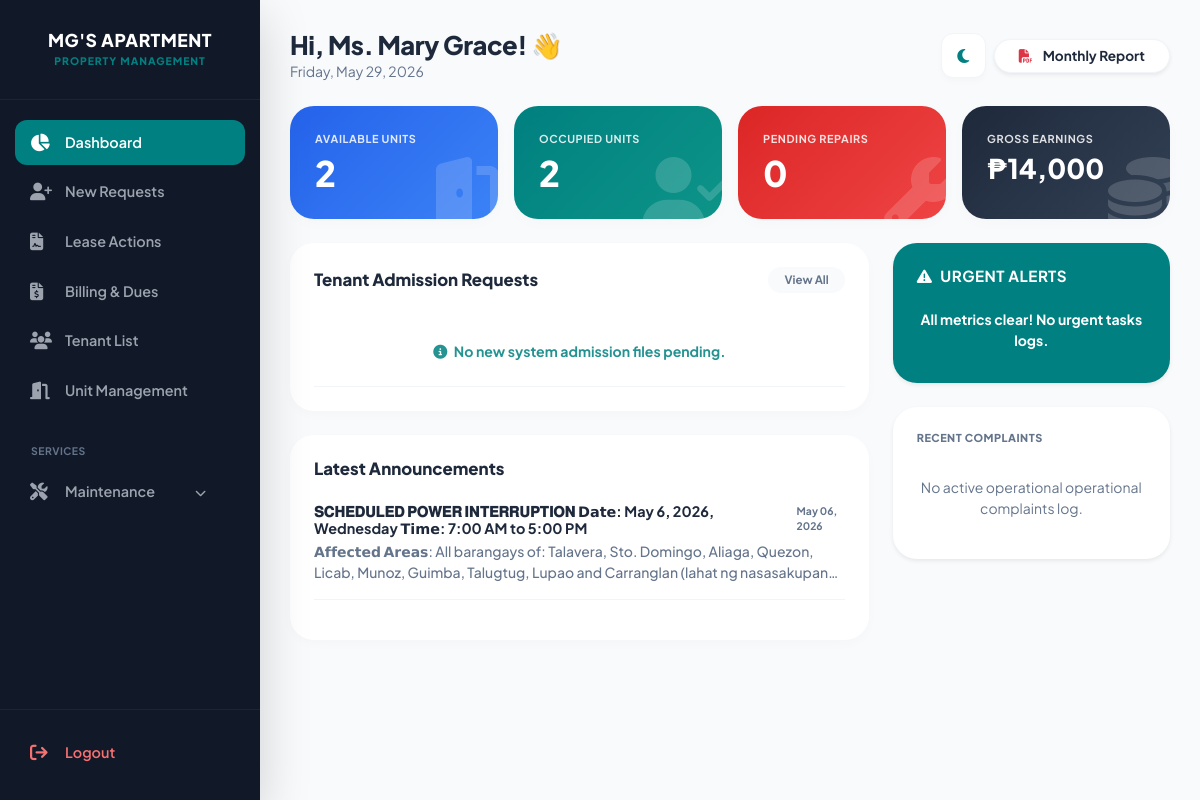
Page /admin_dashboard.php (signed in) on the committed database.
### tables this page shows
CREATE TABLE `announcements` (
  `id` int(11) NOT NULL,
  `property_id` int(11) DEFAULT NULL,
  `title` varchar(255) NOT NULL,
  `content` text NOT NULL,
  `expiry_date` date DEFAULT NULL,
  `created_at` timestamp NOT NULL DEFAULT current_timestamp()
);

### admin_dashboard.php (the view, shortened to what this page needs)
<?php
include('db.php');
mysqli_set_charset($conn, "utf8mb4");
$current_theme = $_SESSION['theme'];
$current_date = date('Y-m-d');
$penalty_amount = 100.00;
$update_penalty = "UPDATE bills
                   SET penalty = '$penalty_amount',
                       amount = amount + '$penalty_amount'
                   WHERE status = 'Unpaid'
                   AND due_date < '$current_date'
                   AND (penalty IS NULL OR penalty = 0)";
mysqli_query($conn, $update_penalty);
$res_avail = mysqli_query($conn, "SELECT COUNT(*) as total FROM units WHERE status = 'Available'");
$avail_count = mysqli_fetch_assoc($res_avail)['total'] ?? 0;
$res_occ = mysqli_query($conn, "SELECT COUNT(*) as total FROM units WHERE status = 'Occupied'");
$occ_count = mysqli_fetch_assoc($res_occ)['total'] ?? 0;
$res_pend = mysqli_query($conn, "SELECT COUNT(*) as total FROM rent_requests WHERE status = 'Pending'");
$pend_count = mysqli_fetch_assoc($res_pend)['total'] ?? 0;
$res_coll = mysqli_query($conn, "SELECT SUM(amount) as total FROM bills WHERE status = 'Paid'");
$total_coll = mysqli_fetch_assoc($res_coll)['total'] ?? 0;
$res_pay_pend = mysqli_query($conn, "SELECT COUNT(*) as total FROM bills WHERE status = 'Pending Approval' OR (status = 'Pending' AND proof_of_payment IS NOT NULL)");
$pay_pend_count = mysqli_fetch_assoc($res_pay_pend)['total'] ?? 0;
$res_complaints = mysqli_query($conn, "SELECT COUNT(*) as total FROM maintenance WHERE status = 'Pending'");
$complaints_count = mysqli_fetch_assoc($res_complaints)['total'] ?? 0;
$res_overdue = mysqli_query($conn, "SELECT COUNT(*) as total FROM bills WHERE status = 'Unpaid' AND due_date < '$current_date'");
$overdue_count = mysqli_fetch_assoc($res_overdue)['total'] ?? 0;
$res_lease = mysqli_query($conn, "SELECT COUNT(*) as total FROM lease_requests WHERE status = 'Pending'");
$lease_pend_count = mysqli_fetch_assoc($res_lease)['total'] ?? 0;
$latest_requests = mysqli_query($conn, "SELECT r.*, u.full_name, un.unit_no FROM rent_requests r JOIN users u ON r.user_id = u.id JOIN units un ON r.unit_id = un.id WHERE r.status = 'Pending' ORDER BY r.id DESC LIMIT 5");
$latest_complaints = mysqli_query($conn, "SELECT m.*, u.full_name FROM maintenance m JOIN users u ON m.user_id = u.id WHERE m.status = 'Pending' ORDER BY m.id DESC LIMIT 3");
$latest_announcements = mysqli_query($conn, "SELECT * FROM announcements ORDER BY id DESC LIMIT 3");
?>
<!DOCTYPE html>
<html lang="en" data-theme="<?php echo $current_theme; ?>">
<head>
    <link href="https://cdn.jsdelivr.net/npm/bootstrap@5.3.0/dist/css/bootstrap.min.css" rel="stylesheet">
    <link rel="stylesheet" href="https://cdnjs.cloudflare.com/ajax/libs/font-awesome/6.4.0/css/all.min.css">
</head>
<body>
<div class="sidebar shadow-lg" id="sidebar">
    <div class="sidebar-header">
        <h5>MG'S APARTMENT</h5>
        <small>Property Management</small>
    </div>
    <div class="sidebar-content" id="sidebarMenu">
        <a href="admin_dashboard.php" class="active"><i class="fa fa-chart-pie"></i> Dashboard</a>
        <a href="admin_requests.php"><i class="fa fa-user-plus"></i> New Requests <?php if($pend_count > 0): ?><span class="badge rounded-pill bg-danger ms-auto"><?php echo $pend_count; ?></span><?php endif; ?></a>
        <a href="admin_lease_requests.php"><i class="fa fa-file-contract"></i> Lease Actions </a>
        <a href="billing.php"><i class="fa fa-file-invoice-dollar"></i> Billing &amp; Dues </a>
        <a href="admin_tenants.php"><i class="fa fa-users"></i> Tenant List</a>
        <a href="admin_units.php"><i class="fa fa-door-open"></i> Unit Management</a>
        <div class="mt-4 mb-2 px-3"><small class="text-muted fw-bold text-uppercase" style="font-size: 0.65rem; letter-spacing: 0.5px;">Services</small></div>
        <a class="nav-link collapsed" data-bs-toggle="collapse" data-bs-target="#collapseServices" style="cursor: pointer;">
            <i class="fa fa-screwdriver-wrench"></i> <span>Maintenance</span> <i class="fa fa-chevron-down ms-auto" style="font-size: 0.7rem;"></i>
        </a>
    </div>
    <div class="logout-link">
        <a href="logout.php"><i class="fa fa-arrow-right-from-bracket"></i> Logout</a>
    </div>
</div>
<div class="main-content">
    <div class="d-flex justify-content-between align-items-center mb-4 flex-wrap gap-3">
        <div class="d-flex align-items-center gap-3">
            <div>
                <h2 class="fw-800 mb-0" style="font-size: 1.6rem; font-weight: 800; letter-spacing: -0.5px;">Hi, Ms. Mary Grace! 👋</h2>
                <p class="text-muted small fw-600 mb-0"><?php echo date('l, F d, Y'); ?></p>
            </div>
        </div>
        <div class="d-flex gap-2 align-items-center">
            <button id="theme-toggle" title="Switch Theme">
                <i class="fa <?php echo ($current_theme === 'light') ? 'fa-moon' : 'fa-sun'; ?>"></i>
            </button>
            <a href="generate_monthly_report.php" target="_blank" class="btn btn-report shadow-sm rounded-pill px-4 fw-bold small" style="font-size: 0.85rem;">
                <i class="fa fa-file-pdf text-danger me-2"></i> Monthly Report
            </a>
        </div>
    </div>
    <div class="row g-3 mb-4">
        <div class="col-6 col-lg-3">
            <div class="card stat-card bg-gradient-blue h-100 border-0">
                <small>Available Units</small>
                <h2><?php echo $avail_count; ?></h2>
                <i class="fa fa-door-open"></i>
            </div>
        </div>
        <div class="col-6 col-lg-3">
            <div class="card stat-card bg-gradient-teal h-100 border-0">
                <small>Occupied Units</small>
                <h2><?php echo $occ_count; ?></h2>
                <i class="fa fa-user-check"></i>
            </div>
        </div>
        <div class="col-6 col-lg-3">
            <div class="card stat-card bg-gradient-red h-100 border-0">
                <small>Pending Repairs</small>
                <h2><?php echo $complaints_count; ?></h2>
                <i class="fa fa-wrench"></i>
            </div>
        </div>
        <div class="col-6 col-lg-3">
            <div class="card stat-card bg-gradient-dark h-100 border-0">
                <small>Gross Earnings</small>
                <h2 style="font-size: 1.7rem;">₱<?php echo number_format($total_coll, 0); ?></h2>
                <i class="fa fa-coins"></i>
            </div>
        </div>
    </div>
    <div class="row g-4">
        <div class="col-lg-8">
            <div class="card card-custom p-4 mb-4 border-0">
                <div class="d-flex justify-content-between align-items-center mb-4">
                    <h5 class="fw-800 mb-0" style="font-size: 1.05rem; font-weight: 800;">Tenant Admission Requests</h5>
                    <a href="admin_requests.php" class="btn btn-sm btn-light border-0 rounded-pill px-3 fw-bold text-muted" style="font-size: 0.72rem; background: var(--input-bg);">View All</a>
                </div>
                <div class="table-responsive">
                    <table class="table align-middle table-borderless mb-0">
                        <tbody id="requestTable">
                            <?php if(mysqli_num_rows($latest_requests) > 0):
                                while($req = mysqli_fetch_assoc($latest_requests)): ?>
                                <tr>
                                    <td class="ps-0 py-3">
                                        <div class="fw-bold text-main" style="font-size: 0.9rem;"><?php echo htmlspecialchars($req['full_name']); ?></div>
                                        <small class="text-muted fw-600">Interested allocation: <strong class="text-teal">Unit <?php echo $req['unit_no']; ?></strong></small>
                                    </td>
                                    <td class="text-end pe-0 d-flex gap-2 justify-content-end">
                                        <a href="admin_requests.php" class="btn btn-sm btn-teal rounded-pill px-3 py-1.5 fw-bold" style="font-size: 0.72rem;">Review File</a>
                                    </td>
                                </tr>
                            <?php endwhile; else: ?>
                                <tr>
                                    <td colspan="2" class="text-center py-4 fw-bold text-teal" style="font-size: 0.88rem; opacity: 0.85;">
                                        <i class="fa fa-info-circle me-1"></i> No new system admission files pending.
                                    </td>
                                </tr>
                            <?php endif; ?>
                        </tbody>
                    </table>
                </div>
            </div>
            <div class="card card-custom p-4 border-0">
                <h5 class="fw-800 mb-4" style="font-size: 1.05rem; font-weight: 800;">Latest Announcements</h5>
                <?php if(mysqli_num_rows($latest_announcements) > 0):
                    while($ann = mysqli_fetch_assoc($latest_announcements)): ?>
                    <div class="mb-3 pb-3 border-bottom border-light" style="border-color: var(--border-color) !important;">
                        <div class="d-flex justify-content-between align-items-start gap-2">
                            <h6 class="fw-bold mb-1 text-main" style="font-size: 0.9rem;"><?php echo htmlspecialchars($ann['title']); ?></h6>
                            <span class="text-muted fw-bold shrink-0" style="font-size: 0.65rem;"><?php echo date('M d, Y', strtotime($ann['created_at'])); ?></span>
                        </div>
                        <p class="small text-muted mb-0 text-truncate-2" style="display: -webkit-box; -webkit-line-clamp: 2; -webkit-box-orient: vertical; overflow: hidden; line-height: 1.5; font-weight: 500;"><?php echo htmlspecialchars($ann['content']); ?></p>
                    </div>
                <?php endwhile; endif; ?>
            </div>
        </div>
        <div class="col-lg-4">
            <div class="card card-custom p-4 mb-4 border-0 shadow-sm" style="background: var(--teal-accent); color: white;">
                <h6 class="fw-bold mb-3 d-flex align-items-center" style="color: white !important; font-weight: 800; font-size: 0.95rem; text-transform: uppercase; letter-spacing: 0.5px;"><i class="fa fa-triangle-exclamation me-2"></i>Urgent Alerts</h6>
                <div class="d-grid gap-2">
                    <?php if($overdue_count == 0 && $lease_pend_count == 0 && $pay_pend_count == 0 && $complaints_count == 0): ?>
                        <div class="text-center py-2 opacity-90 small fw-bold" style="color: white !important;">All metrics clear! No urgent tasks logs.</div>
                    <?php endif; ?>
                </div>
            </div>
            <div class="card card-custom p-4 border-0 shadow-sm">
                <h6 class="fw-800 mb-3 text-muted text-uppercase" style="font-size: 0.68rem; letter-spacing: 0.5px; font-weight: 800;">Recent Complaints</h6>
                <?php if(mysqli_num_rows($latest_complaints) > 0):
                    while($c = mysqli_fetch_assoc($latest_complaints)): ?>
                    <div class="border-bottom border-light pb-3 mb-3" style="border-color: var(--border-color) !important;">
                        <div class="d-flex justify-content-between align-items-center mb-1">
                            <span class="small fw-bold text-main" style="font-size: 0.85rem;"><?php echo htmlspecialchars($c['full_name']); ?></span>
                            <span class="badge rounded-pill bg-danger bg-opacity-10 text-danger px-2 py-1" style="font-size: 0.58rem; font-weight: 800; letter-spacing: 0.3px;">PENDING</span>
                        </div>
                        <p class="small text-muted mb-0 text-truncate fw-600"><?php echo htmlspecialchars($c['issue_details'] ?? ''); ?></p>
                    </div>
                <?php endwhile; ?>
                    <a href="manage_complaints.php" class="text-teal small text-decoration-none fw-bold mt-2 d-block text-center" style="font-size: 0.78rem;">View All Complaints History →</a>
                <?php else: ?>
                    <div class="text-center py-3">
                        <p class="small text-muted mb-0 fw-600">No active operational operational complaints log.</p>
                    </div>
                <?php endif; ?>
            </div>
        </div>
    </div>
</div>
</body>
</html>

### admin_dashboard.php (style rules this page uses)
:root { --sidebar-bg: #111827; --teal-accent: #008080; --bg: #f8fafc; --card-bg: #ffffff; --text-main: #1e293b; --text-muted: #64748b; --border-color: #f1f5f9; --input-bg: #f8fafc; }
body { background-color: var(--bg); color: var(--text-main); font-family: 'Plus Jakarta Sans', sans-serif; overflow-x: hidden; transition: 0.3s ease; margin: 0; }
h1, h2, h3, h4, h5, h6, .text-main, .fw-800 { color: var(--text-main) !important; }
.text-muted { color: var(--text-muted) !important; }
.text-teal { color: var(--teal-accent) !important; }
.btn-report { background-color: var(--card-bg) !important; color: var(--text-main) !important; border: 1px solid var(--border-color) !important; transition: 0.2s ease; }
.sidebar { height: 100vh; background: var(--sidebar-bg); color: white; position: fixed; width: 260px; display: flex; flex-direction: column; z-index: 1200; transition: transform 0.3s cubic-bezier(0.4, 0, 0.2, 1); top: 0; left: 0; }
.sidebar-header { padding: 30px 20px; text-align: center; border-bottom: 1px solid rgba(255,255,255,0.05); }
.sidebar-header h5 { font-weight: 800; letter-spacing: 0.5px; color: white !important; margin: 0; font-size: 1.1rem; text-transform: uppercase; }
.sidebar-header small { color: var(--teal-accent); font-size: 0.65rem; font-weight: 800; text-transform: uppercase; letter-spacing: 1px; display: block; margin-top: 2px; }
.sidebar-content { flex-grow: 1; padding: 20px 15px; overflow-y: auto; }
.sidebar a { color: #9ca3af; text-decoration: none; padding: 12px 15px; display: flex; align-items: center; transition: 0.2s; font-size: 0.9rem; font-weight: 600; border-radius: 12px; margin-bottom: 4px; }
.sidebar a i { width: 25px; font-size: 1.1rem; margin-right: 10px; }
.sidebar a.active { background: var(--teal-accent) !important; color: white !important; }
.logout-link { padding: 20px 15px; border-top: 1px solid rgba(255,255,255,0.05); }
.logout-link a { color: #f87171 !important; }
.main-content { margin-left: 260px; padding: 30px; min-height: 100vh; transition: margin-left 0.3s cubic-bezier(0.4, 0, 0.2, 1); }
#theme-toggle { width: 45px; height: 45px; border-radius: 12px; border: 1px solid var(--border-color); background: var(--card-bg); color: var(--teal-accent); box-shadow: 0 4px 6px rgba(0,0,0,0.02); cursor: pointer; transition: 0.3s; display: flex; align-items: center; justify-content: center; }
.stat-card { border: none; border-radius: 24px; color: white !important; position: relative; overflow: hidden; padding: 25px; transition: 0.25s ease-in-out; box-shadow: 0 4px 15px rgba(0,0,0,0.02); }
.stat-card h2 { font-weight: 800; font-size: 2.2rem; margin: 5px 0 0 0; color: white !important; }
.stat-card i { position: absolute; right: -10px; bottom: -10px; font-size: 4.5rem; opacity: 0.16; pointer-events: none; }
.stat-card small { color: rgba(255,255,255,0.85) !important; text-transform: uppercase; font-size: 0.68rem; font-weight: 700; letter-spacing: 0.6px; }
.bg-gradient-teal { background: linear-gradient(135deg, #008080, #0d9488); }
.bg-gradient-blue { background: linear-gradient(135deg, #2563eb, #3b82f6); }
.bg-gradient-red { background: linear-gradient(135deg, #dc2626, #ef4444); }
.bg-gradient-dark { background: linear-gradient(135deg, #1e293b, #334155); }
.card-custom { border: 1px solid var(--border-color); border-radius: 24px; box-shadow: 0 4px 12px rgba(0,0,0,0.02); background: var(--card-bg); overflow: hidden; }
.table { color: var(--text-main) !important; }
.table tbody tr { border-bottom: 1px solid var(--border-color); transition: background 0.2s; }

### rows in the picture
announcements: title "𝐒𝐂𝐇𝐄𝐃𝐔𝐋𝐄𝐃 𝐏𝐎𝐖𝐄𝐑 𝐈𝐍𝐓𝐄𝐑𝐑𝐔𝐏𝐓𝐈𝐎𝐍 𝗗𝗮𝘁𝗲: May 6, 2026, Wednesday 𝗧𝗶𝗺𝗲: 7:00 AM to 5:00 PM", created_at "May 06, 2026", content "𝗔𝗳𝗳𝗲𝗰𝘁𝗲𝗱 𝗔𝗿𝗲𝗮𝘀: All barangays of: Talavera, Sto. Domingo, Aliaga, Quezon, Licab, Munoz, Guimba, Talugtug, Lupao and Carranglan (lahat ng…"

### other values in the picture
$avail_count "2"
$occ_count "2"
$complaints_count "0"
$total_coll "14,000"
